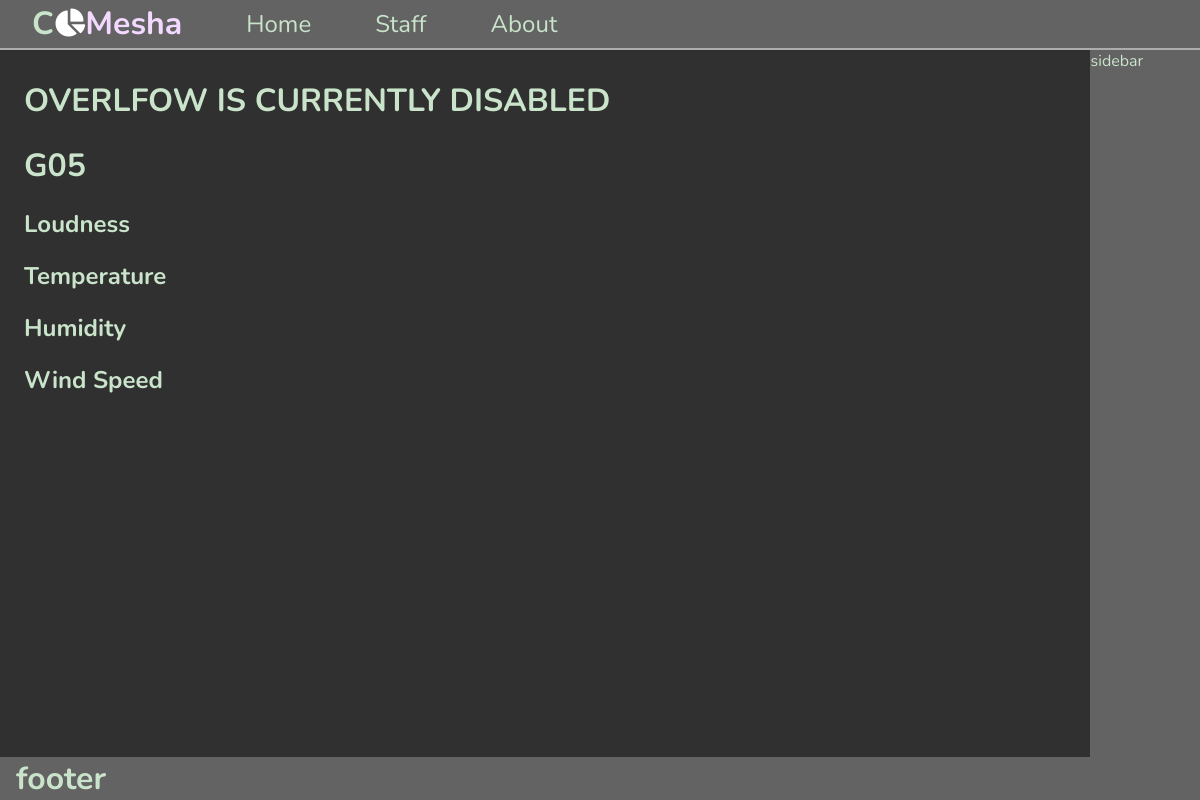
/classroom/G05, run on an earlier commit of the app's database.
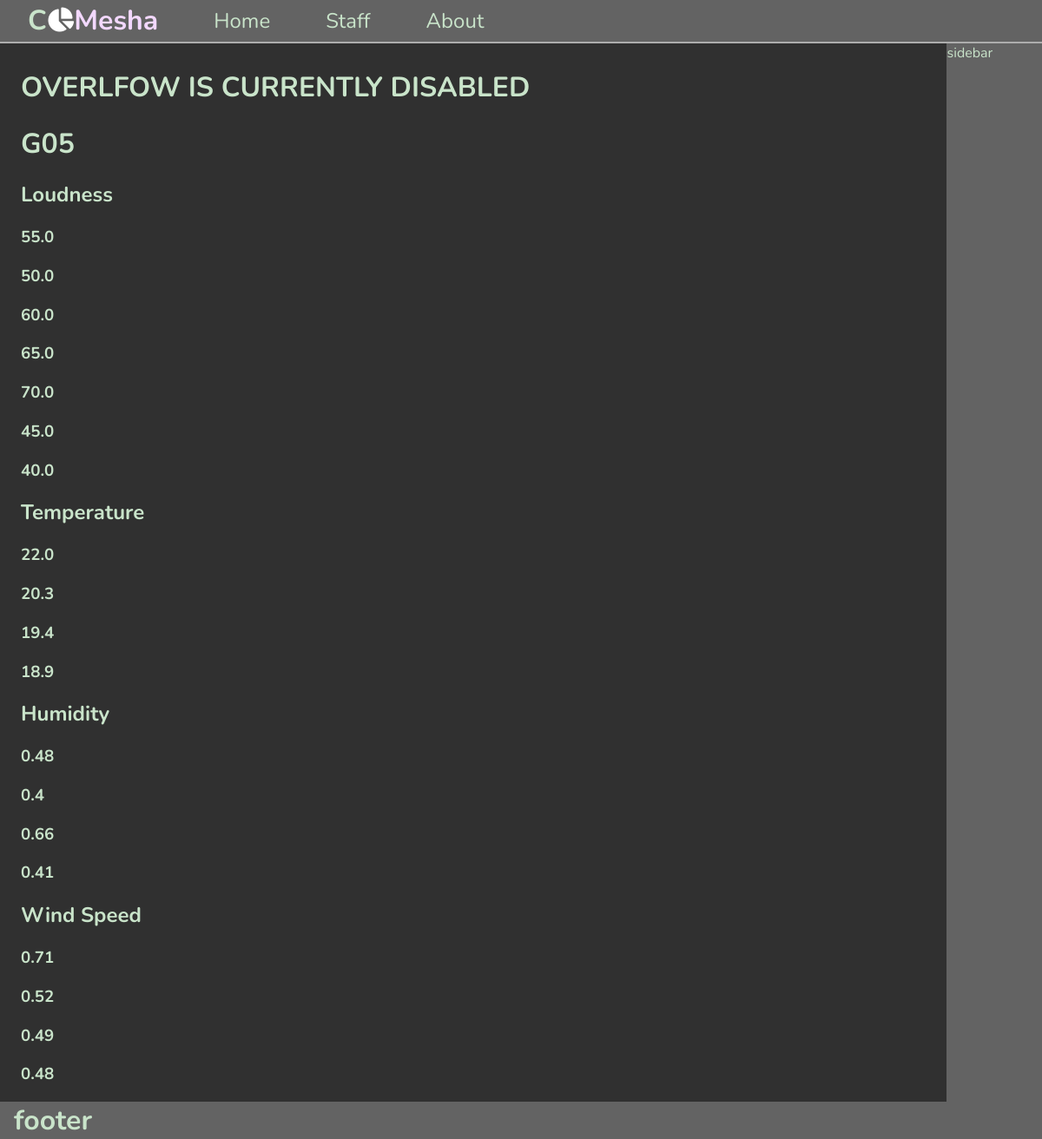
And on a later commit of the database.
### database.py (models this page shows)
class LoudnessData(db.Model):
    __tablename__ = 'LoudnessData'
    ID = db.Column(db.Integer, primary_key=True)
    ClassroomID = db.Column(db.ForeignKey('Classrooms.ClassroomID'))
    LoudnessReading = db.Column(db.Float)
    DateRecorded = db.Column(db.DateTime)
    Classroom = db.relationship('Classroom', primaryjoin='LoudnessData.ClassroomID == Classroom.ClassroomID', backref='loudness_data')

class TemperatureHumidityDatum(db.Model):
    __tablename__ = 'TemperatureHumidityData'
    ID = db.Column(db.Integer, primary_key=True)
    ClassroomID = db.Column(db.ForeignKey('Classrooms.ClassroomID'))
    TemperatureReading = db.Column(db.Float)
    HumidityReading = db.Column(db.Float)
    DateRecorded = db.Column(db.DateTime)
    Classroom = db.relationship('Classroom', primaryjoin='TemperatureHumidityDatum.ClassroomID == Classroom.ClassroomID', backref='temperature_humidity_data')

class AnemometerDatum(db.Model):
    __tablename__ = 'AnemometerData'
    ID = db.Column(db.Integer, primary_key=True)
    ClassroomID = db.Column(db.ForeignKey('Classrooms.ClassroomID'))
    AnemometerReading = db.Column(db.Float)
    DateRecorded = db.Column(db.DateTime)
    Classroom = db.relationship('Classroom', primaryjoin='AnemometerDatum.ClassroomID == Classroom.ClassroomID', backref='anemometer_data')

### server.py (the view)
@app.route("/classroom/<string:classroom_id>")
def analytics(classroom_id):
    data = kowalski_analyze(classroom_id)
    loudness = data[1]
    temperature = data[2]
    humidity = data[3]
    wind_speed = data[4]
    return (render_template("pages/analytics.html",
                            classroom=classroom_id, loudness=loudness,
                            temperature=temperature, humidity=humidity,
                            wind_speed=wind_speed))

### server.py (called while the page is built)
def kowalski_analyze(classroom_id=str):
    result = []
    result.append(classroom_id)
    result.append(LoudnessData.query.filter_by(
        ClassroomID=classroom_id).with_entities(
        LoudnessData.LoudnessReading).all())
    result.append(TemperatureHumidityDatum.query.filter_by(
        ClassroomID=classroom_id).with_entities(
        TemperatureHumidityDatum.TemperatureReading).all())
    result.append(TemperatureHumidityDatum.query.filter_by(
        ClassroomID=classroom_id).with_entities(
        TemperatureHumidityDatum.HumidityReading).all())
    result.append(AnemometerDatum.query.filter_by(
        ClassroomID=classroom_id).with_entities(
        AnemometerDatum.AnemometerReading).all())
    return result

### templates/pages/analytics.html
{% extends 'layout.html' %}\
{% block content %}
<h1> OVERLFOW IS CURRENTLY DISABLED </h1>
<h1> {{classroom}} </h1>
<h2> Loudness </h2>
{% for i in loudness %}
<h3>
    {{i[0]}}
</h3>
{% endfor %}
<h2> Temperature </h2>
{% for i in temperature %}
<h3>
    {{i[0]}}
</h3>
{% endfor %}
<h2> Humidity </h2>
{% for i in humidity %}
<h3>
    {{i[0]}}
</h3>
{% endfor %}
<h2> Wind Speed </h2>
{% for i in wind_speed %}
<h3>
    {{i[0]}}
</h3>
{% endfor %}
{% endblock %}

### templates/layout.html (shortened to what this page needs)
<!DOCTYPE html>
<html>
    <head>
        <link rel="stylesheet" href="/static/css/layout.css">
    </head>
    <body>
        <header> {% include 'header.html' %} </header>
        <nav> {% include 'nav.html'%} </nav>
        <main> {% block content %}{% endblock %} </main>
        <div class="sidebar"> sidebar </div>
        <footer> {% include 'footer.html' %} </footer>
    </body>
</html>

### templates/header.html
<h1>
    <span class="cap-c"> C</span><span class="fa-solid fa-chart-pie fa-sm   " style="color: white;"></span>Mesha
</h1>

### templates/nav.html
<ul>
    <li><a href="/">Home</a></li>
    <li><a href="">Staff</a></li>
    <li><a href="/about">About</a></li>
</ul>

### templates/footer.html
<h1> footer </h1>

### static/css/layout.css (style rules this page uses)
:root { --text-color: #C9E4CA; --main-color: #636363; --main-color-darker: #303030; --border-color: white; }
html { box-sizing: border-box; min-width: 100vw; min-height: 100vh; font-family: "Nunito"; }
*, *:before, *:after { box-sizing: inherit; }
body { box-sizing: border-box; margin: 0; display: grid; width: 100vw; height: 100vh; grid-template-columns: 0.5fr 2fr 2fr 0.5fr; grid-template-rows: 0.2fr 4fr 4fr 0.2fr; grid-template-areas: "hd nav nav nav" "main main main sb" "main main main sb" "ft ft ft sb"; color: var(--text-color); background-color: var(--main-color); }
header { grid-area: hd; box-sizing: border-box; padding-right: 2rem; border-bottom: 2px #adadad solid; }
header > h1 { color: #F3D8FF; margin: 0px; margin-left: 2rem; box-sizing: content-box; font-size: 2rem; block-size: 100%; text-wrap: nowrap; line-height: 150%; white-space: nowrap; }
header > h1 .cap-c { color: #C9E4CA; }
nav { grid-area: nav; max-height: 2rem; min-height: 100%; height: 100%; border-bottom: 2px #adadad solid; }
nav ul { display: flex; flex-wrap: nowrap; margin: 0px; padding: 0px; height: 100%; width: 100%; }
nav ul li { list-style-type: none; }
nav ul li a { color: var(--text-color); display: inline-block; height: 100%; padding-left: 2rem; padding-right: 2rem; font-size: 1.5rem; text-align: center; line-height: 3rem; }
main { grid-area: main; overflow: auto; background-color: var(--main-color-darker); padding-left: 1.5rem; padding-top: 0.5rem; min-height: 100%; }
.sidebar { grid-area: sb; }
a { text-decoration: none; color: white; }
footer { grid-area: ft; box-sizing: border-box; }
footer > * { margin: 0; margin-left: 1rem; width: 100%; height: 100%; overflow: hidden; box-sizing: border-box; }

What changed in the data, as far as the page shows it:
added LoudnessData: LoudnessReading "55.0"
added LoudnessData: LoudnessReading "50.0"
added LoudnessData: LoudnessReading "60.0"
added LoudnessData: LoudnessReading "65.0"
added LoudnessData: LoudnessReading "70.0"
added LoudnessData: LoudnessReading "45.0"
added LoudnessData: LoudnessReading "40.0"
added TemperatureHumidityDatum: TemperatureReading "22.0", HumidityReading "0.48"
added TemperatureHumidityDatum: TemperatureReading "20.3", HumidityReading "0.4"
added TemperatureHumidityDatum: TemperatureReading "19.4", HumidityReading "0.66"
added TemperatureHumidityDatum: TemperatureReading "18.9", HumidityReading "0.41"
added AnemometerDatum: AnemometerReading "0.71"
added AnemometerDatum: AnemometerReading "0.52"
added AnemometerDatum: AnemometerReading "0.49"
added AnemometerDatum: AnemometerReading "0.48"
